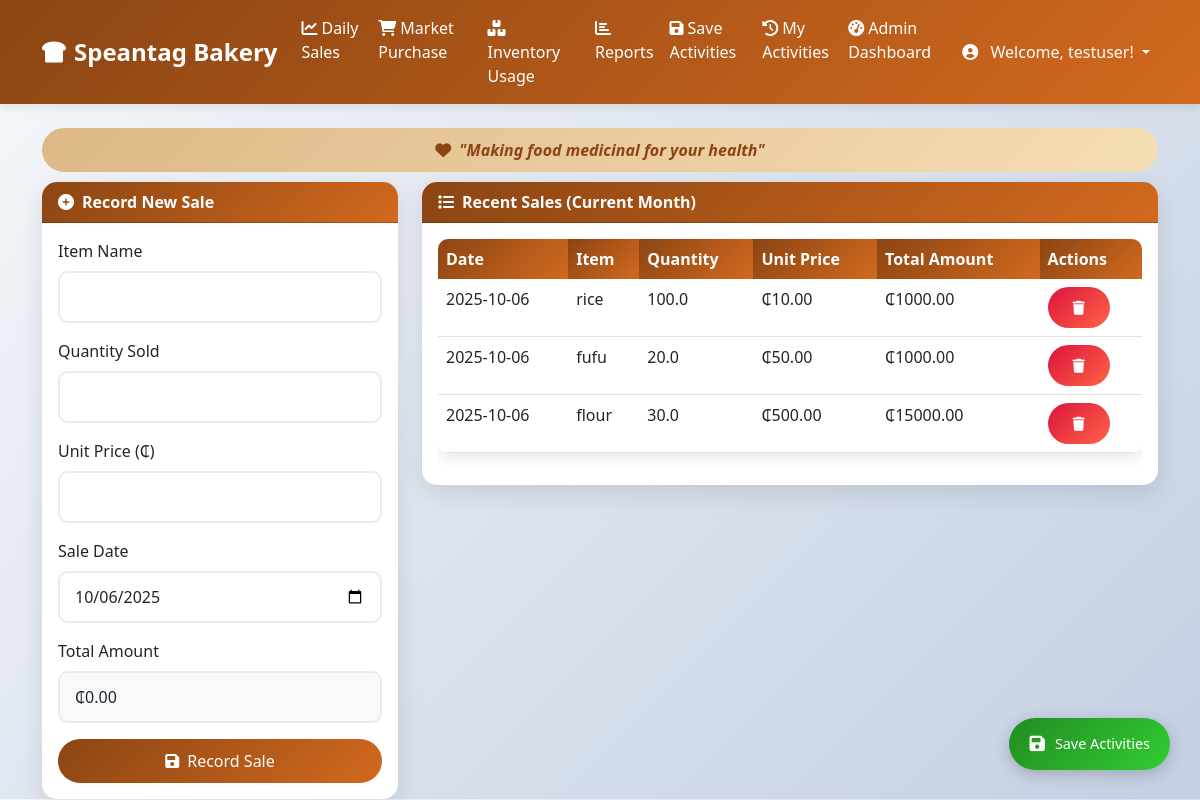
Screenshot of /daily-sales (signed in) with the database file from the repository.
### app.py (models this page shows, shortened)
class User(UserMixin, db.Model):
    id = db.Column(db.Integer, primary_key=True)
    name = db.Column(db.String(100), nullable=False)
    email = db.Column(db.String(120), unique=True, nullable=False)
    phone = db.Column(db.String(20), nullable=False)
    profile_image = db.Column(db.String(120), nullable=True)
    password_hash = db.Column(db.String(128), nullable=False)
    is_admin = db.Column(db.Boolean, default=False)
    created_at = db.Column(db.DateTime, default=datetime.utcnow)

class DailySale(db.Model):
    id = db.Column(db.Integer, primary_key=True)
    item_name = db.Column(db.String(100), nullable=False)
    quantity_sold = db.Column(db.Float, nullable=False)
    unit_price = db.Column(db.Float, nullable=False)
    total_amount = db.Column(db.Float, nullable=False)
    sale_date = db.Column(db.Date, nullable=False, default=date.today)
    created_at = db.Column(db.DateTime, default=datetime.utcnow)

### app.py (the view, shortened to what this page needs)
@app.route('/daily-sales', methods=['GET', 'POST'])
@login_required
def daily_sales():
    current_month = date.today().replace(day=1)
    sales = DailySale.query.filter(DailySale.sale_date >= current_month).order_by(DailySale.sale_date.desc()).all()
    return render_template('daily_sales.html', sales=sales, today=date.today().strftime('%Y-%m-%d'))

### app.py (called while the page is built)
@login_manager.user_loader
def load_user(user_id):
    return User.query.get(int(user_id))

### templates/daily_sales.html (shortened to what this page needs)
{% extends "base.html" %}
{% block content %}
<div class="row">
    <div class="col-md-4">
        <div class="card">
            <div class="card-header">
                <i class="fas fa-plus-circle me-2"></i>Record New Sale
            </div>
            <div class="card-body">
                <form method="POST">
                    <div class="mb-3">
                        <label for="item_name" class="form-label">Item Name</label>
                        <input type="text" class="form-control" id="item_name" name="item_name" required>
                    </div>
                    <div class="mb-3">
                        <label for="quantity_sold" class="form-label">Quantity Sold</label>
                        <input type="number" class="form-control" id="quantity_sold" name="quantity_sold" step="0.01" min="0" required>
                    </div>
                    <div class="mb-3">
                        <label for="unit_price" class="form-label">Unit Price (₵)</label>
                        <input type="number" class="form-control" id="unit_price" name="unit_price" step="0.01" min="0" required>
                    </div>
                    <div class="mb-3">
                        <label for="sale_date" class="form-label">Sale Date</label>
                        <input type="date" class="form-control" id="sale_date" name="sale_date" value="{{ today }}" required>
                    </div>
                    <div class="mb-3">
                        <label class="form-label">Total Amount</label>
                        <div class="form-control bg-light" id="total_amount_display">₵0.00</div>
                    </div>
                    <button type="submit" class="btn btn-primary w-100">
                        <i class="fas fa-save me-2"></i>Record Sale
                    </button>
                </form>
            </div>
        </div>
    </div>
    <div class="col-md-8">
        <div class="card">
            <div class="card-header">
                <i class="fas fa-list me-2"></i>Recent Sales (Current Month)
            </div>
            <div class="card-body">
                {% if sales %}
                <div class="table-responsive">
                    <table class="table table-hover">
                        <thead>
                            <tr>
                                <th>Date</th>
                                <th>Item</th>
                                <th>Quantity</th>
                                <th>Unit Price</th>
                                <th>Total Amount</th>
                                <th>Actions</th>
                            </tr>
                        </thead>
                        <tbody>
                            {% for sale in sales %}
                            <tr>
                                <td>{{ sale.sale_date.strftime('%Y-%m-%d') }}</td>
                                <td>{{ sale.item_name }}</td>
                                <td>{{ sale.quantity_sold }}</td>
                                <td>₵{{ "%.2f"|format(sale.unit_price) }}</td>
                                <td>₵{{ "%.2f"|format(sale.total_amount) }}</td>
                                <td>
                                    <a href="{{ url_for('delete_sale', sale_id=sale.id) }}"
                                       class="btn btn-danger btn-sm"
                                       onclick="return confirm('Are you sure you want to delete this sale?')">
                                        <i class="fas fa-trash"></i>
                                    </a>
                                </td>
                            </tr>
                            {% endfor %}
                        </tbody>
                    </table>
                </div>
                {% else %}
                <div class="text-center py-4">
                    <i class="fas fa-inbox fa-3x text-muted mb-3"></i>
                    <p class="text-muted">No sales recorded for this month yet.</p>
                </div>
                {% endif %}
            </div>
        </div>
    </div>
</div>
{% endblock %}

### templates/base.html (shortened to what this page needs)
<!DOCTYPE html>
<html lang="en">
<head>
    <link href="https://cdn.jsdelivr.net/npm/bootstrap@5.3.0/dist/css/bootstrap.min.css" rel="stylesheet">
    <link href="https://cdnjs.cloudflare.com/ajax/libs/font-awesome/6.0.0/css/all.min.css" rel="stylesheet">
</head>
<body>
    <nav class="navbar navbar-expand-lg navbar-dark">
        <div class="container">
            <a class="navbar-brand" href="{{ url_for('index') }}">
                <i class="fas fa-bread-slice me-2"></i>Speantag Bakery
            </a>
            <div class="collapse navbar-collapse" id="navbarNav">
                <ul class="navbar-nav me-auto">
                    <li class="nav-item">
                        <a class="nav-link" href="{{ url_for('daily_sales') }}">
                            <i class="fas fa-chart-line me-1"></i>Daily Sales
                        </a>
                    </li>
                    <li class="nav-item">
                        <a class="nav-link" href="{{ url_for('market_purchase') }}">
                            <i class="fas fa-shopping-cart me-1"></i>Market Purchase
                        </a>
                    </li>
                    <li class="nav-item">
                        <a class="nav-link" href="{{ url_for('inventory_usage') }}">
                            <i class="fas fa-boxes me-1"></i>Inventory Usage
                        </a>
                    </li>
                    <li class="nav-item">
                        <a class="nav-link" href="{{ url_for('reports') }}">
                            <i class="fas fa-chart-bar me-1"></i>Reports
                        </a>
                    </li>
                    {% if current_user.is_authenticated %}
                    <li class="nav-item">
                        <a class="nav-link" href="{{ url_for('save_activities') }}">
                            <i class="fas fa-save me-1"></i>Save Activities
                        </a>
                    </li>
                    <li class="nav-item">
                        <a class="nav-link" href="{{ url_for('my_activities') }}">
                            <i class="fas fa-history me-1"></i>My Activities
                        </a>
                    </li>
                    {% endif %}
                    <li class="nav-item">
                        <a class="nav-link" href="{{ url_for('admin_login') }}">
                            <i class="fas fa-tachometer-alt me-1"></i>Admin Dashboard
                        </a>
                    </li>
                </ul>
                <ul class="navbar-nav">
                    {% if current_user.is_authenticated %}
                    <li class="nav-item dropdown">
                        <a class="nav-link dropdown-toggle" href="#" id="userDropdown" role="button" data-bs-toggle="dropdown">
                            {% if current_user.profile_image %}
                                <img src="{{ url_for('static', filename='uploads/' + current_user.profile_image) }}" alt="Profile" class="rounded-circle me-2" style="width: 30px; height: 30px; object-fit: cover;">
                            {% else %}
                                <i class="fas fa-user-circle me-2"></i>
                            {% endif %}
                            Welcome, {{ current_user.name }}!
                        </a>
                    </li>
                    {% endif %}
                </ul>
            </div>
        </div>
    </nav>
    <div class="container mt-4">
        <div class="motto">
            <i class="fas fa-heart me-2"></i>"Making food medicinal for your health"
        </div>
        {% block content %}{% endblock %}
        {% if current_user.is_authenticated and (
            request.endpoint in ['daily_sales', 'market_purchase', 'inventory_usage', 'reports']
        ) %}
        <div class="save-activities-container">
            <button class="btn-save-activities" onclick="openSaveActivitiesModal()">
                <i class="fas fa-save"></i>
                <span>Save Activities</span>
            </button>
        </div>
        {% endif %}
    </div>
</body>
</html>

### templates/base.html (style rules this page uses)
:root { --primary-color: #8B4513; --secondary-color: #DEB887; --accent-color: #D2691E; --success-color: #228B22; --warning-color: #FF8C00; --danger-color: #DC143C; }
body { background: linear-gradient(135deg, #f5f7fa 0%, #c3cfe2 100%); font-family: 'Segoe UI', Tahoma, Geneva, Verdana, sans-serif; }
.navbar { background: linear-gradient(135deg, var(--primary-color) 0%, var(--accent-color) 100%); box-shadow: 0 2px 10px rgba(0,0,0,0.1); }
.navbar-brand { font-weight: bold; font-size: 1.5rem; }
.nav-link { color: white !important; font-weight: 500; transition: all 0.3s ease; }
.card { border: none; border-radius: 15px; box-shadow: 0 8px 25px rgba(0,0,0,0.1); transition: transform 0.3s ease; }
.card-header { background: linear-gradient(135deg, var(--primary-color) 0%, var(--accent-color) 100%); color: white; border-radius: 15px 15px 0 0 !important; font-weight: bold; }
.btn-primary { background: linear-gradient(135deg, var(--primary-color) 0%, var(--accent-color) 100%); border: none; border-radius: 25px; padding: 10px 25px; font-weight: 500; transition: all 0.3s ease; }
.btn-danger { background: linear-gradient(135deg, var(--danger-color) 0%, #FF6347 100%); border: none; border-radius: 25px; padding: 10px 25px; font-weight: 500; }
.form-control { border-radius: 10px; border: 2px solid #e9ecef; padding: 12px 15px; transition: all 0.3s ease; }
.table { border-radius: 10px; overflow: hidden; box-shadow: 0 4px 15px rgba(0,0,0,0.1); }
.table thead th { background: linear-gradient(135deg, var(--primary-color) 0%, var(--accent-color) 100%); color: white; border: none; font-weight: bold; }
.motto { background: linear-gradient(135deg, var(--secondary-color) 0%, #F5DEB3 100%); color: var(--primary-color); padding: 10px 20px; border-radius: 25px; font-style: italic; font-weight: bold; text-align: center; margin: 10px 0; }
.save-activities-container { position: fixed; bottom: 30px; right: 30px; z-index: 1000; }
.btn-save-activities { background: linear-gradient(135deg, var(--success-color) 0%, #32CD32 100%); color: white; border: none; border-radius: 50px; padding: 15px 20px; font-weight: 500; cursor: pointer; display: flex; align-items: center; gap: 10px; box-shadow: 0 4px 15px rgba(0,0,0,0.2); transition: all 0.3s ease; font-size: 0.9rem; }
.btn-save-activities i { font-size: 1.1rem; }
.btn-save-activities span { display: inline; }

### rows the page displays
User: name "testuser"
DailySale: sale_date "2025-10-06", item_name "rice", quantity_sold "100.0", unit_price "10.00", total_amount "1000.00"
DailySale: sale_date "2025-10-06", item_name "fufu", quantity_sold "20.0", unit_price "50.00", total_amount "1000.00"
DailySale: sale_date "2025-10-06", item_name "flour", quantity_sold "30.0", unit_price "500.00", total_amount "15000.00"
